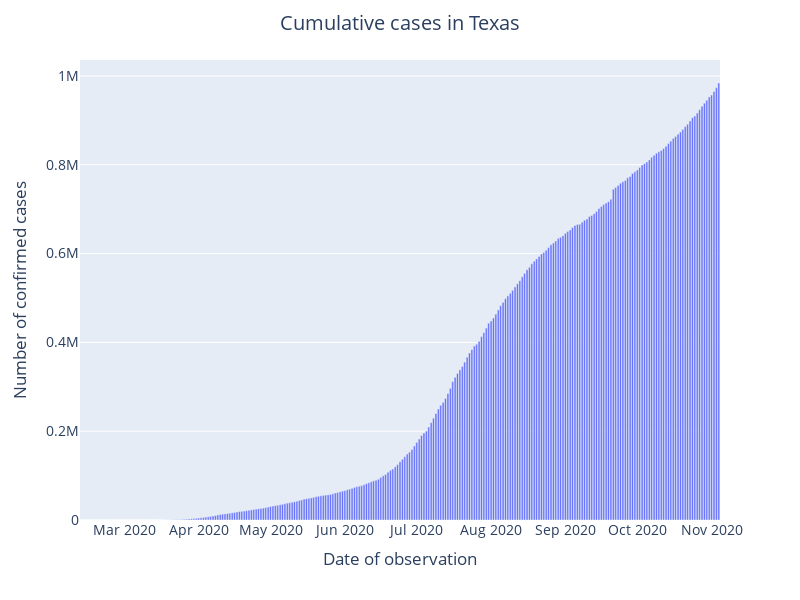
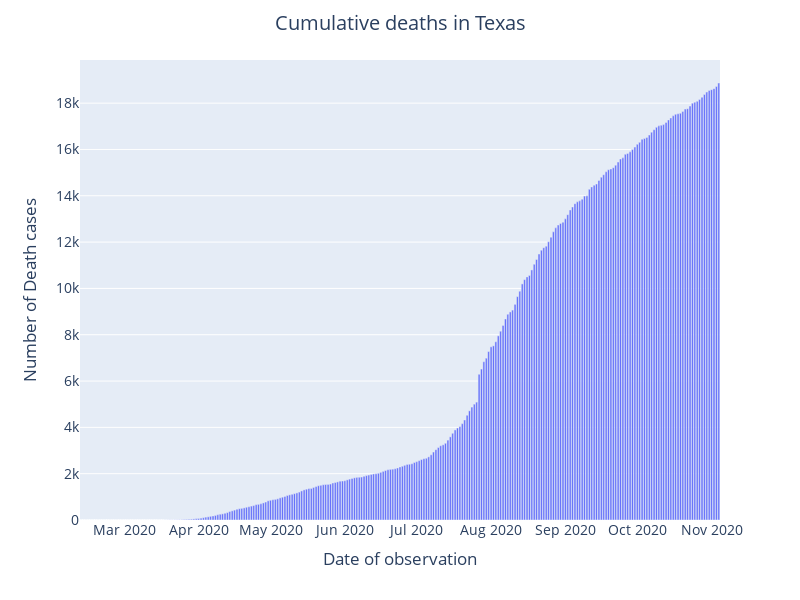
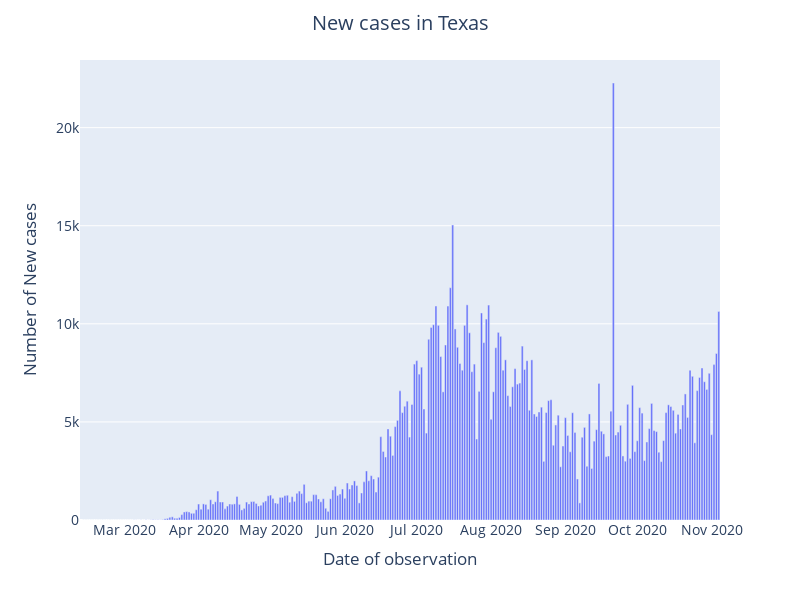
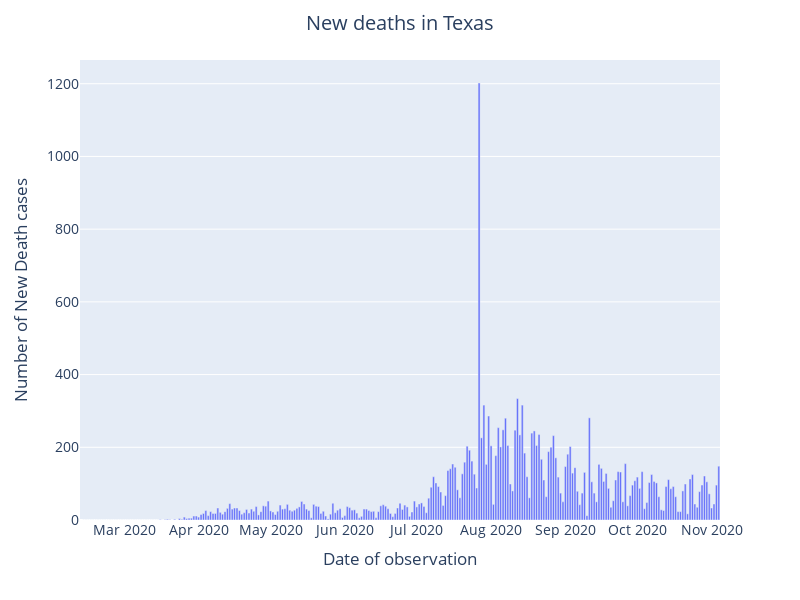

Write notebook code for charts like these, in order.
### Markdown cell above
# State Data Visualize

### Code cell
# Texas state data visualized for whole covid data
covidState.plot_state(state="Texas",last_30_days=False)

### Figure 1 — Plotly figure (JSON) as saved in the notebook; plotly's stock layout.template omitted (floating-point values rounded to 4 significant figures; data arrays with more than 128 entries replaced by an {"elided": "..."} marker saying what was removed)
{"data": [{"alignmentgroup": "True", "hovertemplate": "date=%{x}<br>cases=%{y}<extra></extra>", "legendgroup": "", "marker": {"color": "#636efa"}, "name": "", "offsetgroup": "", "orientation": "v", "showlegend": false, "textposition": "auto", "type": "bar", "x": {"elided": "267 str values"}, "xaxis": "x", "y": {"elided": "267 int values"}, "yaxis": "y"}], "layout": {"barmode": "relative", "font": {"size": 14}, "height": 600, "legend": {"tracegroupgap": 0}, "margin": {"t": 60}, "title": {"text": "Cumulative cases in Texas", "x": 0.5}, "width": 800, "xaxis": {"anchor": "y", "domain": [0, 1], "title": {"text": "Date of observation"}}, "yaxis": {"anchor": "x", "domain": [0, 1], "title": {"text": "Number of confirmed cases"}}}}

### Figure 2 — Plotly figure (JSON) as saved in the notebook; plotly's stock layout.template omitted (floating-point values rounded to 4 significant figures; data arrays with more than 128 entries replaced by an {"elided": "..."} marker saying what was removed)
{"data": [{"alignmentgroup": "True", "hovertemplate": "date=%{x}<br>deaths=%{y}<extra></extra>", "legendgroup": "", "marker": {"color": "#636efa"}, "name": "", "offsetgroup": "", "orientation": "v", "showlegend": false, "textposition": "auto", "type": "bar", "x": {"elided": "267 str values"}, "xaxis": "x", "y": {"elided": "267 int values"}, "yaxis": "y"}], "layout": {"barmode": "relative", "font": {"size": 14}, "height": 600, "legend": {"tracegroupgap": 0}, "margin": {"t": 60}, "title": {"text": "Cumulative deaths in Texas", "x": 0.5}, "width": 800, "xaxis": {"anchor": "y", "domain": [0, 1], "title": {"text": "Date of observation"}}, "yaxis": {"anchor": "x", "domain": [0, 1], "title": {"text": "Number of Death cases"}}}}

### Figure 3 — Plotly figure (JSON) as saved in the notebook; plotly's stock layout.template omitted (floating-point values rounded to 4 significant figures; data arrays with more than 128 entries replaced by an {"elided": "..."} marker saying what was removed)
{"data": [{"alignmentgroup": "True", "hovertemplate": "date=%{x}<br>newcases=%{y}<extra></extra>", "legendgroup": "", "marker": {"color": "#636efa"}, "name": "", "offsetgroup": "", "orientation": "v", "showlegend": false, "textposition": "auto", "type": "bar", "x": {"elided": "267 str values"}, "xaxis": "x", "y": {"elided": "267 int values"}, "yaxis": "y"}], "layout": {"barmode": "relative", "font": {"size": 14}, "height": 600, "legend": {"tracegroupgap": 0}, "margin": {"t": 60}, "title": {"text": "New cases in Texas", "x": 0.5}, "width": 800, "xaxis": {"anchor": "y", "domain": [0, 1], "title": {"text": "Date of observation"}}, "yaxis": {"anchor": "x", "domain": [0, 1], "title": {"text": "Number of New cases"}}}}

### Figure 4 — Plotly figure (JSON) as saved in the notebook; plotly's stock layout.template omitted (floating-point values rounded to 4 significant figures; data arrays with more than 128 entries replaced by an {"elided": "..."} marker saying what was removed)
{"data": [{"alignmentgroup": "True", "hovertemplate": "date=%{x}<br>newdeaths=%{y}<extra></extra>", "legendgroup": "", "marker": {"color": "#636efa"}, "name": "", "offsetgroup": "", "orientation": "v", "showlegend": false, "textposition": "auto", "type": "bar", "x": {"elided": "267 str values"}, "xaxis": "x", "y": {"elided": "267 int values"}, "yaxis": "y"}], "layout": {"barmode": "relative", "font": {"size": 14}, "height": 600, "legend": {"tracegroupgap": 0}, "margin": {"t": 60}, "title": {"text": "New deaths in Texas", "x": 0.5}, "width": 800, "xaxis": {"anchor": "y", "domain": [0, 1], "title": {"text": "Date of observation"}}, "yaxis": {"anchor": "x", "domain": [0, 1], "title": {"text": "Number of New Death cases"}}}}
